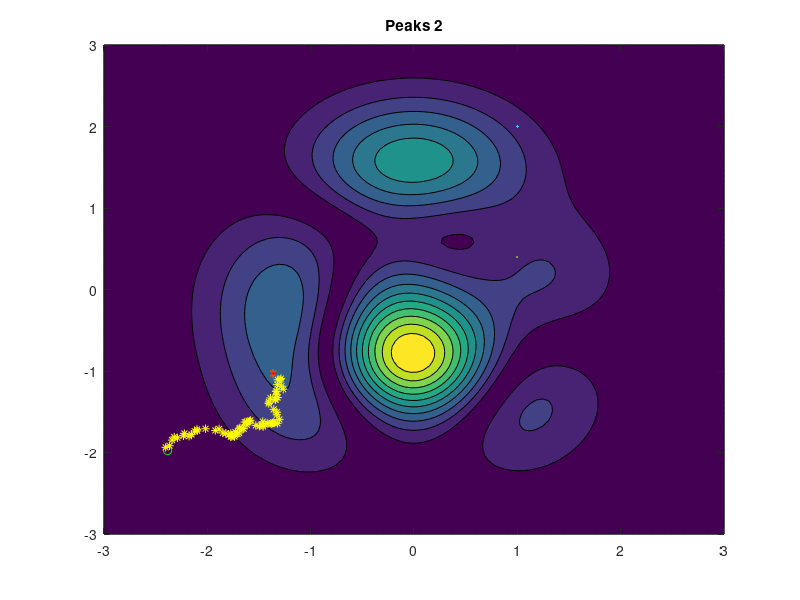
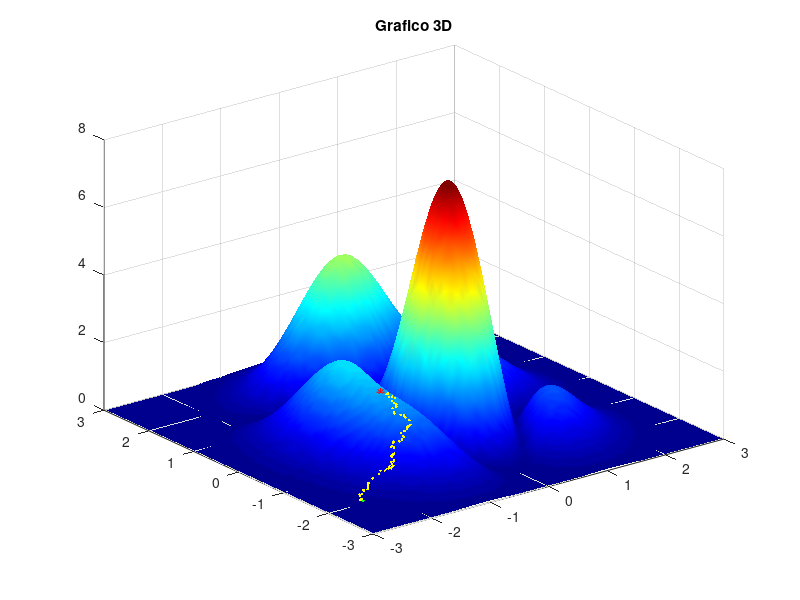
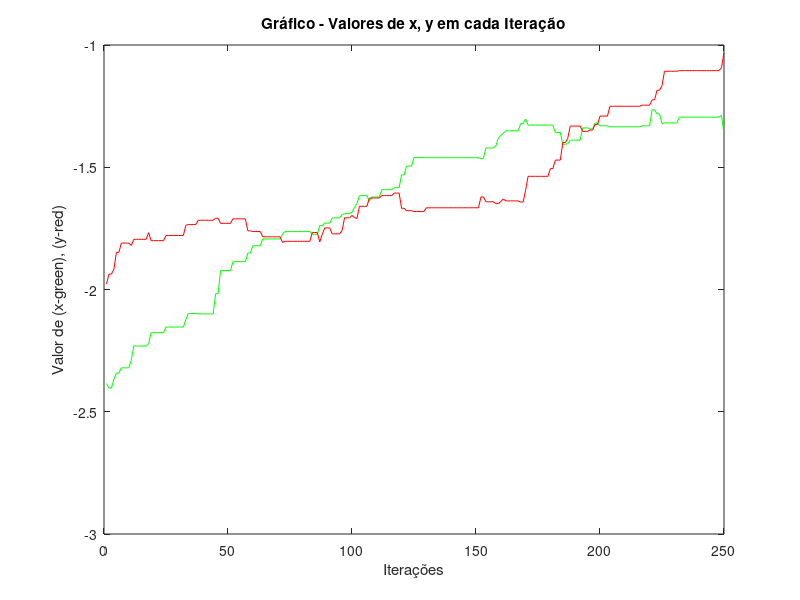
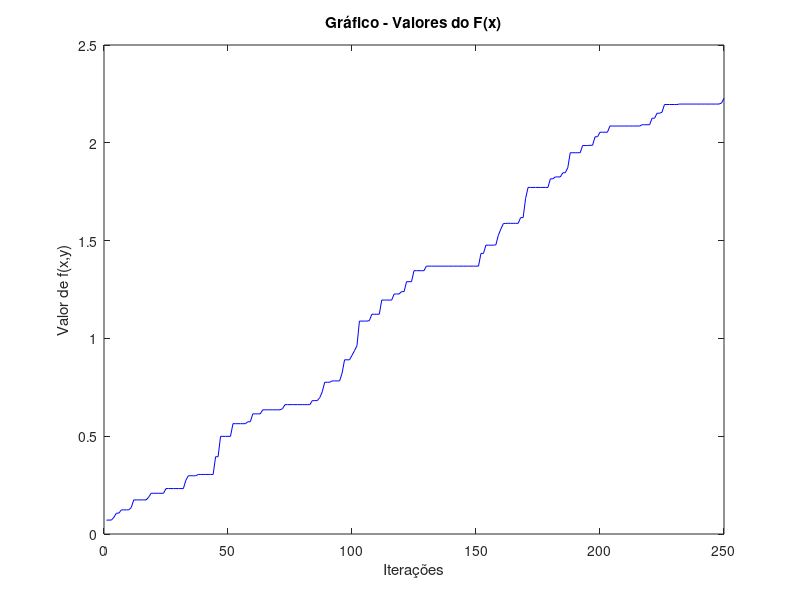

The MATLAB script that drew these images, in order:
%%SCRIPT PARA O HILL CLIMBING
% Comandos magicos
clc; %limpa consola
clear all ; %limpa tudo
close all;
a=9
b=5
fx=@(x,y) abs( a.*(1-x.^2).*exp(-x.^2-(y+1).^2)-b.*(x./5 - x.^3 -y.^5).*exp(-x.^2 -y.^2)-(1/3).*exp(-(x+1).^2-y.^2)) ;
%Variáveis que vão guardar os limites mínimos e máximos que pode ter o x, y
xmin=-3;
xmax=3;
ymin=-3;
ymax=3;
x=linspace(xmin,xmax,100);
y=linspace(ymin,ymax,100);
[X,Y]=meshgrid(x,y);
Z=fx(X,Y);
%faz plot do mapa da função
contourf(X,Y,Z);
% ezcontourf('abs( 3 *(1-x^2)*exp(-x^2-(y+1)^2)-10*(x/5 - x^3 -y^5)*exp(-x^2 -y^2)-(1/3)*exp(-(x+1)^2-y^2))',...
% [-3,3],[-3,3]);
title('Peaks 2');
%Mostar o grafico em 3D
figure
surfc(X,Y,Z);
hold on;
shading interp
colormap jet
title('Grafico 3D');
figure(1);
%inicializar a variavel com o número de iterações que terá o ciclo
t_max = 250;
%Cria os vetores para guardar as coordenadas do x, do y e os valores
%obtidos da função f(x) Para fazer os graficos
x_cor=zeros(t_max,1);
y_cor=zeros(t_max,1);
fx_cor =zeros(t_max,1);
%Vai escolher uma posição aleatória em todo o grafico dentro dos limites do
%(x,y) máximo e mínimo e faz um plot desse ponto no gráfico
x=(xmax-xmin)*rand+xmin;
y=(ymax-ymin)*rand+ymin;
hold on
%Variáveis que determinam o valor para avançar na vizinhança
delta_min = -0.02;
delta_max=0.02;
%inicialização dos vetores com as coordenadas da primeira iteração.
x_cor(1)=x;
y_cor(1)=y;
%inicialização do vetor com o primeiro calculo da função para o (x,y)
fx_cor(1)=fx(x, y);
% vai guardar o x, y com melhores resultados obtidos BEST
best_x = x;
best_y = y;
plot(x,y,'go',LineWidth=2) %Ponto Inicial
figure(2)
%graficos 3D
plot3(x,y,fx(x,y),'g.',MarkerSize=20);
figure(1);
for k =2:t_max
 %Verifica se o ponto gerado n é maior que a vizinhança
 %Procura um novo(x,y) na vizinhança definida
 x_novo=(delta_max-delta_min)*randn(1)+delta_min+x;
 y_novo=(delta_max-delta_min)*randn(1)+delta_min+y;
 
 %Vai garantir que este valor não sai de dentro do intervalo
 if x_novo > xmax
 x_novo = xmax;
 end
 if y_novo > ymax
 y_novo = ymax;
 end
 if x_novo < xmin
 x_novo = xmin;
 end
 if y_novo < ymin
 y_novo = ymin;
 end
 
 %vai verificar se melhorou o valor da função, ou seja, se com o novo
 %ponto na vizinham-se se obteve um valor mais alto do que o anterior,
 %Assim sobe para maximos no gráfico
 
 if fx(x_novo, y_novo) > fx(x, y)
 x=x_novo;
 y=y_novo;
 plot(x, y, 'y*',LineWidth=0.4)
 %graficos 3D
 figure(2);
 plot3(x,y,fx(x,y),'y.',MarkerSize=20);
 figure(1);
 
 end
 
 % vai verificar se o valor obtido da função para
 % x, y é o Best
 if fx(best_x, best_y) < fx(x_novo, y_novo)
 best_x = x_novo;
 best_y = y_novo;
 end
 
 %vai guardar nos vetores os dados obtidos
 x_cor(k) = x;
 y_cor(k) = y;
 fx_cor(k) = fx(x_cor(k), y_cor(k));
 
end
plot(best_x,best_y,"r*",LineWidth=2) %BEST CORDENADAS
%graficos 3D
figure(2);
plot3(best_x,best_y,fx(best_x,best_y),'r*',MarkerSize=20);
figure(1);
%faz o Plot das coordenadas x, y, em função das interações
figure
plot (x_cor, 'g')
title('Gráfico - Valores de x, y em cada Iteração')
hold on
plot(y_cor, 'r')
xlabel('Iterações')
ylabel('Valor de (x-green), (y-red)')
%Faz o plot do vetor da função calculada em cada iteração
figure
plot(fx_cor, 'b')
title('Gráfico - Valores do F(x)')
xlabel('Iterações')
ylabel('Valor de f(x,y)')
hold off
%Mostrar o valor mais baixo obtido para o x, y
fprintf('Melhor x %f\n', best_x);
fprintf('Melhor y %f\n', best_y);
